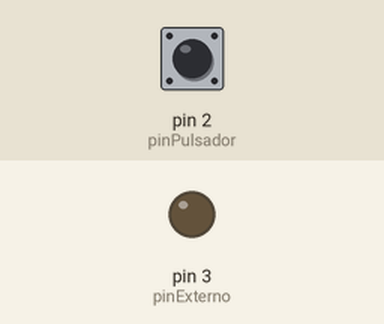
A sketch run on a simulated Arduino Uno, built with avr-gcc and run on an emulated ATmega328P. Shown: output pins drawn as LEDs (lit = HIGH). The inputs (shaded band) are chosen by the test bench; at power-on: pin 2 (pinPulsador) LOW.

Above: at 1.2 s.
1.3 s: pin 2 (pinPulsador) pulled HIGH for 0.15 s
At 1.37 s:
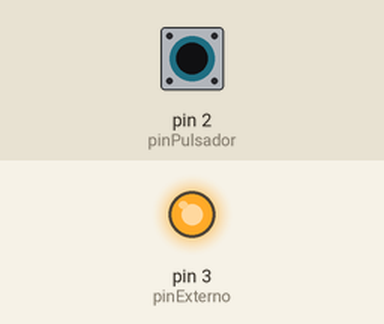
2.9 s: pin 2 (pinPulsador) pulled HIGH for 3.2 s
At 6.5 s:
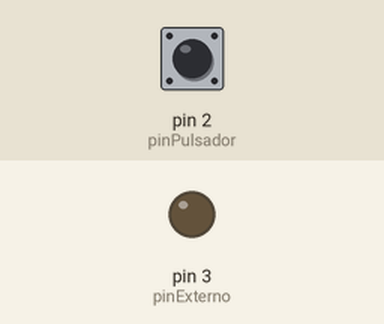
Timing chart, 0 to 8.0 s (numbered marks = the images above; inputs shaded):
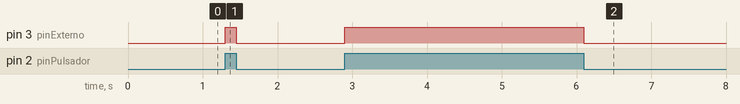

Measured:
- after the input at 1.3 s, pin 3 (pinExterno): LOW → HIGH at once, → LOW 0.15 s later
- after the input at 2.9 s, pin 3 (pinExterno): LOW → HIGH at once, → LOW 3.2 s later

The sketch:

4_pulsador_led_externo.ino
```cpp
//PULSADOR + LED INTERNO
int pinExterno = 3;
int pinPulsador = 2;

void setup() {
  pinMode(pinPulsador, INPUT);
  pinMode(pinExterno, OUTPUT);

}

void loop() {
  if (digitalRead(pinPulsador) == HIGH) {
    digitalWrite(pinExterno, HIGH);
  }
  else {
    digitalWrite(pinExterno, LOW);
  }
}
```
